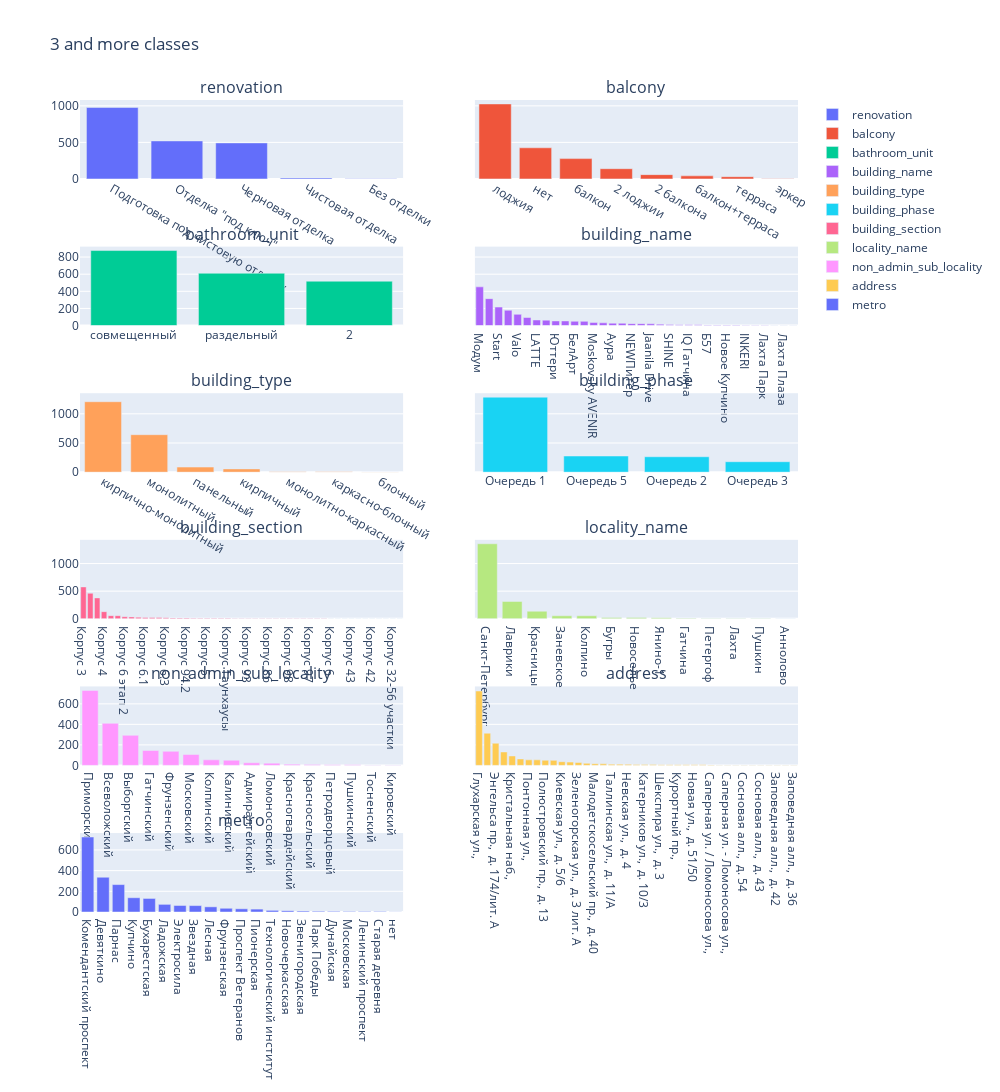

Notebook code for this chart:
### Code cell
subplot_show(list_check_more_3, 
             '3 and more classes', 
             col_num=2, 
             height=3000, 
             width=1000
            )

### Figure 1 — Plotly figure (JSON) as saved in the notebook; plotly's stock layout.template omitted (floating-point values rounded to 4 significant figures)
{"data": [{"name": "renovation", "type": "bar", "x": ["Подготовка под чистовую отделку", "Отделка \"под ключ\"", "Черновая отделка", "Чистовая отделка", "Без отделки"], "xaxis": "x", "y": [977, 520, 493, 14, 1], "yaxis": "y"}, {"name": "balcony", "type": "bar", "x": ["лоджия", "нет", "балкон", "2 лоджии", "2 балкона", "балкон+терраса", "терраса", "эркер"], "xaxis": "x2", "y": [1026, 426, 278, 140, 59, 42, 31, 3], "yaxis": "y2"}, {"name": "bathroom_unit", "type": "bar", "x": ["совмещенный", "раздельный", "2"], "xaxis": "x3", "y": [876, 611, 518], "yaxis": "y3"}, {"name": "building_name", "type": "bar", "x": ["Модум", "ID Murino 2", "Start", "NEW TIME", "Valo", "Ultra City", "LATTE", "ID Парк Победы", "Юттери", "ЯСНО.Янино", "БелАрт", "Континенты", "Moskovsky AVENIR", "Resort", "Аура", "Nordic", "NEWПитер", "Энфилд", "Jaanila Drive", "Идеалист", "SHINE", "Артхаус", "IQ Гатчина", "Duderhof club", "Б57", "Pushkin", "Новое Купчино", "Villas Spa", "INKERI", "Петергофские дачи", "Лахта Парк", "Есенин Village", "Лахта Плаза", "Трилогия"], "xaxis": "x4", "y": [452, 314, 216, 179, 131, 94, 65, 63, 54, 54, 50, 49, 36, 32, 28, 27, 22, 22, 20, 16, 12, 9, 8, 8, 7, 7, 6, 6, 5, 5, 5, 1, 1, 1], "yaxis": "y4"}, {"name": "building_type", "type": "bar", "x": ["кирпично-монолитный", "монолитный", "панельный", "кирпичный", "монолитно-каркасный", "каркасно-блочный", "блочный"], "xaxis": "x5", "y": [1207, 642, 87, 56, 7, 5, 1], "yaxis": "y5"}, {"name": "building_phase", "type": "bar", "x": ["Очередь 1", "Очередь 5", "Очередь 2", "Очередь 3"], "xaxis": "x6", "y": [1285, 277, 264, 179], "yaxis": "y6"}, {"name": "building_section", "type": "bar", "x": ["Корпус 3", "Корпус 1", "Корпус 2", "Корпус 4", "Корпус 5 этап 2", "Корпус 2 (Mercure)", "Корпус 6 этап 2", "Корпус 109", "Корпус Г", "Корпус 6.1", "Корпус 110", "Корпус В", "Корпус 6.3", "Корпус 2.1", "Корпус 9", "Корпус 94.2", "Корпус 6.2", "Корпус 8", "Корпус 5", "Корпус 94.1", "Корпус 116", "Корпус Таунхаусы", "Корпус сити-виллы 3Б", "Корпус 100.2", "Корпус 93", "Корпус 91", "Корпус 82", "Корпус 86", "Корпус 83", "Корпус 92.2", "Корпус 98", "Корпус 106", "Корпус 101", "Корпус 97", "Корпус 92.1", "Корпус 57-95 участки", "Корпус 6", "Корпус 54", "Корпус 49", "Корпус 43", "Корпус 1-27 участки", "Корпус 47", "Корпус 42", "Корпус А", "Корпус Б13", "Корпус 32-56 участки", "Корпус 36"], "xaxis": "x7", "y": [577, 462, 378, 129, 57, 56, 37, 34, 28, 25, 22, 21, 18, 15, 13, 13, 11, 10, 9, 9, 9, 8, 5, 5, 4, 4, 4, 4, 4, 4, 3, 3, 3, 3, 3, 3, 2, 1, 1, 1, 1, 1, 1, 1, 1, 1, 1], "yaxis": "y7"}, {"name": "locality_name", "type": "bar", "x": ["Санкт-Петербург", "Лаврики", "Красницы", "Заневское", "Колпино", "Бугры", "Новоселье", "Янино-1", "Гатчина", "Петергоф", "Лахта", "Пушкин", "Аннолово"], "xaxis": "x8", "y": [1358, 314, 137, 54, 54, 22, 22, 20, 8, 5, 5, 5, 1], "yaxis": "y8"}, {"name": "non_admin_sub_locality", "type": "bar", "x": ["Приморский", "Всеволожский", "Выборгский", "Гатчинский", "Фрунзенский", "Московский", "Колпинский", "Калининский", "Адмиралтейский", "Ломоносовский", "Красногвардейский", "Красносельский", "Петродворцовый", "Пушкинский", "Тосненский", "Кировский"], "xaxis": "x9", "y": [731, 410, 293, 145, 137, 106, 54, 50, 25, 22, 12, 8, 5, 5, 1, 1], "yaxis": "y9"}, {"name": "address", "type": "bar", "x": ["Глухарская ул.,  ", "Лаврики дер.,  ", "Энгельса пр.,  д. 174/лит. А", "Салова ул.,  д. 61/А", "Кристальная наб.,  ", "Сызранская ул.,  д. 23/А", "Понтонная ул.,  ", "Янино-2 уч-к,  ", "Полюстровский пр.,  д. 13", "Брюлловская ул. / Архитектора Белова ул.,  ", "Киевская ул.,  д. 5/6", "Красницы дер.,  ", "Зеленогорская ул.,  д. 3 лит. А", "Янино-1 п.,  ", "Малодетскосельский пр.,  д. 40", "Шекспира ул.,  д. 7", "Таллинская ул.,  д. 11/А", "Невская ул.,  д. 6", "Невская ул.,  д. 4", "Звенигородская ул.,  д. 7а", "Катерников ул.,  д. 10/3", "Чехова ул.,  д. 43", "Шекспира ул.,  д. 3", "Благодатная ул.,  д. 57", "Курортный пр.,  ", "Малая Бухарестская ул.,  ", "Новая ул.,  д. 51/50", "Санкт-Петербургское шос. / Ропшинское шос.,  ", "Саперная ул. / Ломоносова ул.,  ", "Приморский пр.,  д. 78/2", "Саперная ул. - Ломоносова ул.,  ", "Березовая алл.,  д. 13", "Сосновая алл.,  д. 54", "Сосновая алл.,  д. 49", "Сосновая алл.,  д. 43", "Заповедная алл.,  д. 47", "Заповедная алл.,  д. 42", "Народного Ополчения пр.,  д. 149/1", "Заповедная алл.,  д. 36"], "xaxis": "x10", "y": [725, 314, 216, 131, 92, 63, 54, 54, 50, 49, 36, 32, 28, 20, 16, 15, 12, 12, 10, 9, 8, 8, 7, 7, 7, 6, 5, 5, 4, 1, 1, 1, 1, 1, 1, 1, 1, 1, 1], "yaxis": "y10"}, {"name": "metro", "type": "bar", "x": ["Комендантский проспект", "Девяткино", "Парнас", "Купчино", "Бухарестская", "Ладожская", "Электросила", "Звездная", "Лесная", "Фрунзенская", "Проспект Ветеранов", "Пионерская", "Технологический институт", "Новочеркасская", "Звенигородская", "Парк Победы", "Дунайская", "Московская", "Ленинский проспект", "Старая деревня", "нет"], "xaxis": "x11", "y": [725, 336, 265, 138, 131, 74, 63, 62, 50, 36, 31, 28, 16, 12, 9, 7, 6, 5, 5, 5, 1], "yaxis": "y11"}], "layout": {"annotations": [{"font": {"size": 16}, "showarrow": false, "text": "renovation", "x": 0.225, "xanchor": "center", "xref": "paper", "y": 1.0, "yanchor": "bottom", "yref": "paper"}, {"font": {"size": 16}, "showarrow": false, "text": "balcony", "x": 0.775, "xanchor": "center", "xref": "paper", "y": 1.0, "yanchor": "bottom", "yref": "paper"}, {"font": {"size": 16}, "showarrow": false, "text": "bathroom_unit", "x": 0.225, "xanchor": "center", "xref": "paper", "y": 0.8194, "yanchor": "bottom", "yref": "paper"}, {"font": {"size": 16}, "showarrow": false, "text": "building_name", "x": 0.775, "xanchor": "center", "xref": "paper", "y": 0.8194, "yanchor": "bottom", "yref": "paper"}, {"font": {"size": 16}, "showarrow": false, "text": "building_type", "x": 0.225, "xanchor": "center", "xref": "paper", "y": 0.6389, "yanchor": "bottom", "yref": "paper"}, {"font": {"size": 16}, "showarrow": false, "text": "building_phase", "x": 0.775, "xanchor": "center", "xref": "paper", "y": 0.6389, "yanchor": "bottom", "yref": "paper"}, {"font": {"size": 16}, "showarrow": false, "text": "building_section", "x": 0.225, "xanchor": "center", "xref": "paper", "y": 0.4583, "yanchor": "bottom", "yref": "paper"}, {"font": {"size": 16}, "showarrow": false, "text": "locality_name", "x": 0.775, "xanchor": "center", "xref": "paper", "y": 0.4583, "yanchor": "bottom", "yref": "paper"}, {"font": {"size": 16}, "showarrow": false, "text": "non_admin_sub_locality", "x": 0.225, "xanchor": "center", "xref": "paper", "y": 0.2778, "yanchor": "bottom", "yref": "paper"}, {"font": {"size": 16}, "showarrow": false, "text": "address", "x": 0.775, "xanchor": "center", "xref": "paper", "y": 0.2778, "yanchor": "bottom", "yref": "paper"}, {"font": {"size": 16}, "showarrow": false, "text": "metro", "x": 0.225, "xanchor": "center", "xref": "paper", "y": 0.09722, "yanchor": "bottom", "yref": "paper"}], "autosize": true, "height": 3000, "title": {"text": "3 and more classes"}, "width": 1000, "xaxis": {"anchor": "y", "domain": [0, 0.45]}, "xaxis10": {"anchor": "y10", "domain": [0.55, 1]}, "xaxis11": {"anchor": "y11", "domain": [0, 0.45]}, "xaxis12": {"anchor": "y12", "domain": [0.55, 1]}, "xaxis2": {"anchor": "y2", "domain": [0.55, 1]}, "xaxis3": {"anchor": "y3", "domain": [0, 0.45]}, "xaxis4": {"anchor": "y4", "domain": [0.55, 1]}, "xaxis5": {"anchor": "y5", "domain": [0, 0.45]}, "xaxis6": {"anchor": "y6", "domain": [0.55, 1]}, "xaxis7": {"anchor": "y7", "domain": [0, 0.45]}, "xaxis8": {"anchor": "y8", "domain": [0.55, 1]}, "xaxis9": {"anchor": "y9", "domain": [0, 0.45]}, "yaxis": {"anchor": "x", "domain": [0.9028, 1.0]}, "yaxis10": {"anchor": "x10", "domain": [0.1806, 0.2778], "matches": "y9", "showticklabels": false}, "yaxis11": {"anchor": "x11", "domain": [0, 0.09722]}, "yaxis12": {"anchor": "x12", "domain": [0, 0.09722], "matches": "y11", "showticklabels": false}, "yaxis2": {"anchor": "x2", "domain": [0.9028, 1.0], "matches": "y", "showticklabels": false}, "yaxis3": {"anchor": "x3", "domain": [0.7222, 0.8194]}, "yaxis4": {"anchor": "x4", "domain": [0.7222, 0.8194], "matches": "y3", "showticklabels": false}, "yaxis5": {"anchor": "x5", "domain": [0.5417, 0.6389]}, "yaxis6": {"anchor": "x6", "domain": [0.5417, 0.6389], "matches": "y5", "showticklabels": false}, "yaxis7": {"anchor": "x7", "domain": [0.3611, 0.4583]}, "yaxis8": {"anchor": "x8", "domain": [0.3611, 0.4583], "matches": "y7", "showticklabels": false}, "yaxis9": {"anchor": "x9", "domain": [0.1806, 0.2778]}}}
